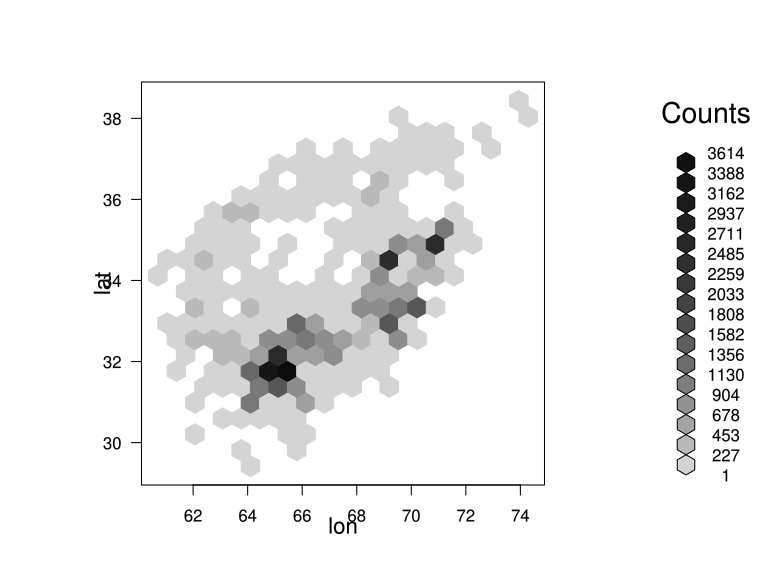

The script that drew this image:
library(hexbin)
library(gridSVG)

data(casualties,package = "ggsubplot")
#calculate our hexbin object
hb <- with(casualties,hexbin(y=lat,x=lon, xbins =20, IDs=TRUE))
plot(hb,style="lattice")

setwd("c:/users/kent.tleavell_nt/dropbox/development/r/gridSVG_tests")
grid.export("testhexbin.svg",addClasses=TRUE)

hb@count = zoo::na.fill(hexTapply(hb,!casualties$fatal),0)
hb@count = zoo::na.fill(hexTapply(hb,casualties$fatal),0)
hb@count = floor(hb@count - zoo::na.fill(hexTapply(hb,!casualties$fatal),0)*100)
plot(hb)
grid.export("testhexbin_fatalcount.svg",addClasses=TRUE)


h2 <- hexbinplot(lat~lon|factor(fatal)+factor(year),data=casualties,xbins=10)
grid.export("testhexbin_strips.svg",addClasses=TRUE)


data(movies, package="ggplot2")
hb2 <- with( movies, hexbin (y = rating, x = log(length), xbins =50, IDs = TRUE ) )
plot( hb2 )
plot( smooth.hexbin( hb2 ) )
hexbinplot(  
	rating ~ log( length ) | factor( floor( year / 10 )),
	data = movies,
	panel = function(x, y, ...){
        panel.hexbinplot(x, y, # style = "lattice", #"nested.lattice", 
                      type = c("g", "r"),col='blue', ...)
    }
)
